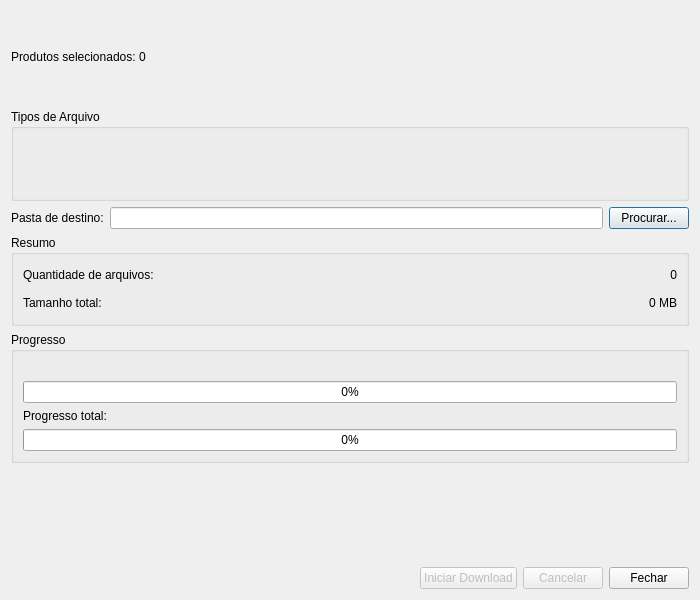
<?xml version="1.0" encoding="UTF-8"?>
<!-- Path: gui\download_produtos\download_produtos_dialog.ui -->
<ui version="4.0">
 <class>DownloadProdutosDialog</class>
 <widget class="QDialog" name="DownloadProdutosDialog">
  <property name="geometry">
   <rect>
    <x>0</x>
    <y>0</y>
    <width>700</width>
    <height>600</height>
   </rect>
  </property>
  <property name="windowTitle">
   <string>Download de Produtos</string>
  </property>
  <layout class="QVBoxLayout" name="verticalLayout">
   <item>
    <widget class="QLabel" name="selectedProductsLabel">
     <property name="text">
      <string>Produtos selecionados: 0</string>
     </property>
    </widget>
   </item>
   <item>
    <widget class="QGroupBox" name="fileTypeGroupBox">
     <property name="title">
      <string>Tipos de Arquivo</string>
     </property>
     <layout class="QVBoxLayout" name="fileTypeLayout"/>
    </widget>
   </item>
   <item>
    <layout class="QHBoxLayout" name="horizontalLayout">
     <item>
      <widget class="QLabel" name="destinationLabel">
       <property name="text">
        <string>Pasta de destino:</string>
       </property>
      </widget>
     </item>
     <item>
      <widget class="QLineEdit" name="destinationLineEdit">
       <property name="readOnly">
        <bool>true</bool>
       </property>
      </widget>
     </item>
     <item>
      <widget class="QPushButton" name="browseButton">
       <property name="text">
        <string>Procurar...</string>
       </property>
      </widget>
     </item>
    </layout>
   </item>
   <item>
    <widget class="QGroupBox" name="summaryGroupBox">
     <property name="title">
      <string>Resumo</string>
     </property>
     <layout class="QGridLayout" name="gridLayout">
      <item row="0" column="0">
       <widget class="QLabel" name="fileCountLabel">
        <property name="text">
         <string>Quantidade de arquivos:</string>
        </property>
       </widget>
      </item>
      <item row="0" column="1">
       <widget class="QLabel" name="fileCountValueLabel">
        <property name="text">
         <string>0</string>
        </property>
        <property name="alignment">
         <set>Qt::AlignRight|Qt::AlignTrailing|Qt::AlignVCenter</set>
        </property>
       </widget>
      </item>
      <item row="1" column="0">
       <widget class="QLabel" name="totalSizeLabel">
        <property name="text">
         <string>Tamanho total:</string>
        </property>
       </widget>
      </item>
      <item row="1" column="1">
       <widget class="QLabel" name="totalSizeValueLabel">
        <property name="text">
         <string>0 MB</string>
        </property>
        <property name="alignment">
         <set>Qt::AlignRight|Qt::AlignTrailing|Qt::AlignVCenter</set>
        </property>
       </widget>
      </item>
     </layout>
    </widget>
   </item>
   <item>
    <widget class="QGroupBox" name="progressGroupBox">
     <property name="title">
      <string>Progresso</string>
     </property>
     <layout class="QVBoxLayout" name="verticalLayout_2">
      <item>
       <widget class="QLabel" name="currentFileLabel">
        <property name="text">
         <string/>
        </property>
       </widget>
      </item>
      <item>
       <widget class="QProgressBar" name="fileProgressBar">
        <property name="value">
         <number>0</number>
        </property>
       </widget>
      </item>
      <item>
       <widget class="QLabel" name="overallProgressLabel">
        <property name="text">
         <string>Progresso total:</string>
        </property>
       </widget>
      </item>
      <item>
       <widget class="QProgressBar" name="overallProgressBar">
        <property name="value">
         <number>0</number>
        </property>
       </widget>
      </item>
     </layout>
    </widget>
   </item>
   <item>
    <widget class="QLabel" name="statusLabel">
     <property name="text">
      <string/>
     </property>
    </widget>
   </item>
   <item>
    <layout class="QHBoxLayout" name="horizontalLayout_2">
     <item>
      <spacer name="horizontalSpacer">
       <property name="orientation">
        <enum>Qt::Horizontal</enum>
       </property>
       <property name="sizeHint" stdset="0">
        <size>
         <width>40</width>
         <height>20</height>
        </size>
       </property>
      </spacer>
     </item>
     <item>
      <widget class="QPushButton" name="downloadButton">
       <property name="enabled">
        <bool>false</bool>
       </property>
       <property name="text">
        <string>Iniciar Download</string>
       </property>
      </widget>
     </item>
     <item>
      <widget class="QPushButton" name="cancelButton">
       <property name="enabled">
        <bool>false</bool>
       </property>
       <property name="text">
        <string>Cancelar</string>
       </property>
      </widget>
     </item>
     <item>
      <widget class="QPushButton" name="closeButton">
       <property name="text">
        <string>Fechar</string>
       </property>
      </widget>
     </item>
    </layout>
   </item>
  </layout>
 </widget>
 <resources/>
 <connections/>
</ui>
